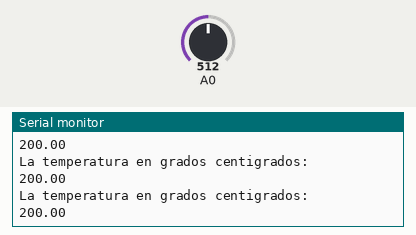
A sketch run on a simulated Arduino Uno, built with avr-gcc and run on an emulated ATmega328P. On the bench: the last lines printed to the serial monitor. The test bench sets the inputs (shaded band); at power-on: A0 = 512.

Above: at 4.2 s.
4.3 s: A0 set to 314
At 4.34 s:
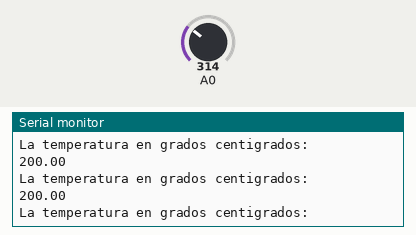
7.3 s: A0 set to 295
At 7.37 s:
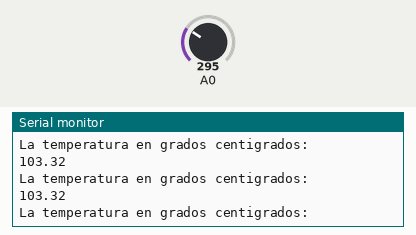
Timing chart, 0 to 10.3 s (numbered marks = the images above; inputs shaded):
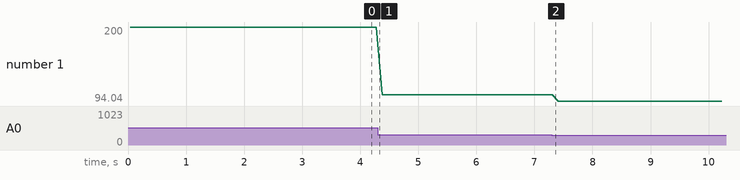

The sketch:

sesi_n_1_ej_b1c1.ino
```cpp
// C++ code
//https://github.com/GeneralLyric5
float volt = 0;
float lectura = 0;
float tempC = 0;

void setup()
{
  Serial.begin(9600);
  //pinMode(LED_BUILTIN, OUTPUT);
}

void loop()
{
  volt = (5.0/1024.0) * analogRead(A0);
  tempC = volt * 100.0  - 50.0;
  Serial.println("La temperatura en grados centigrados:");
  Serial.println(tempC);
  delay(100);
}
```

Measured:
- plotted number 1: 200 → 103.32 after the input at 4.3 s, 103.32 → 94.04 after the input at 7.3 s
